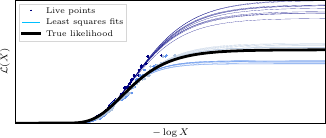

Write Python code to recreate this figure.
import numpy as np
import matplotlib.pyplot as plt

from aeons.utils import *
from aeons.endpoint import EndModel
from aeons.toy_samples import gaussian_samples
from aeons.regress import analytic_lm_params, GaussianRegress
from aeons.likelihoods import full

samples = gaussian_samples(nlive=200, ndims=4, sigma=0.1, seed=20)
model = EndModel(samples)
ndead = 1200
logL, X_mean, nk, logZdead = model.data(ndead)
logX_mean = logX_mu(nk)

logXarray = np.linspace(0, model.logX_mean[-1], 1000)
Xarray = np.exp(logXarray)

figsettings()
fig, ax1 = plt.subplots(figsize=(4, 1.6))
Nset = 3
colors = ['navy', 'cornflowerblue', 'lightsteelblue']
for i in range(Nset):
    X = generate_Xs(nk)[ndead:]
    regress = GaussianRegress(logL[ndead:], X)
    logLmax, d, sigma = regress.theta
    covtheta = regress.covtheta()
    ax1.plot(-np.log(X), np.exp(logL[ndead:]), '+', ms=2, color=colors[i]) # samples to fit over
    for _ in range(10):
        t = np.random.multivariate_normal(regress.theta, covtheta)
        ax1.plot(-logXarray, np.exp(full.func(Xarray, t)), lw=.1, color=colors[i]) # reconstructed likelihood

ax1.plot([], [], '+', ms=1, color='navy', label='Live points')
ax1.plot([], [], lw=.5, color='deepskyblue', label='Least squares fits')
ax1.plot(-logXarray, np.exp(full.func(Xarray, [0, 4, 0.1])), lw=2, color='black', label='True likelihood') # true likelihood
ax1.set_xticks([]);
ax1.set_yticks([]);
# ax1.set_xlim(logX_mean[-1], logX_mean[ndead])
# ax1.set_ylim(np.exp(logL[ndead]), np.exp(logL[-1]))
ax1.set_xlabel('$-\log X$')
ax1.set_ylabel('$\mathcal{L}(X)$')
ax1.margins(x=0, y=0)
ax1.legend(fontsize=6)
plt.savefig('prediction_uncertainty.pdf', pad_inches=0, bbox_inches='tight')
